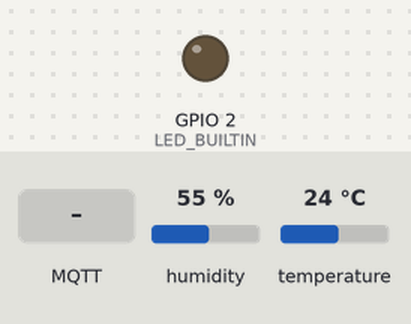
This sketch was run on a simulated ESP32. Parts: output pins drawn as LEDs (lit = HIGH). Wiring (inferred from the names in the program): HTU21/Si7021 sensor at I2C address 0x40. Inputs (shaded band) come from the test bench; at power-on: humidity 55 %, temperature 24 °C. WiFi joins after 1.5 s; servers stay silent unless stated; no MQTT or app messages arrive unless stated; what the sketch prints to the serial monitor is not drawn.

Above: at 0.0 s.
At 3.8 s:
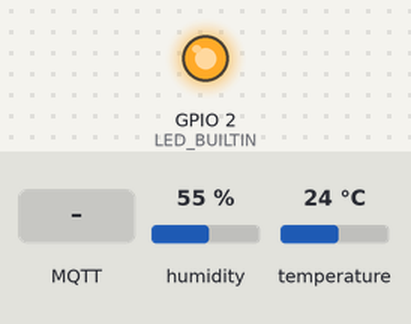
3.9 s: MQTT message "on" arrives on the first subscribed topic
5.5 s: MQTT message "on" arrives on the second subscribed topic
Timing chart, 0 to 8.5 s (numbered marks = the images above; inputs shaded):
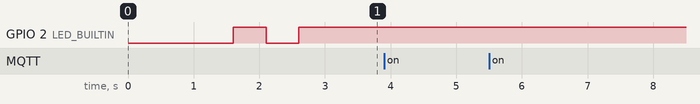

Measured:
- after the input at 3.9 s, every drawn part: stays the same
- after the input at 5.5 s, every drawn part: stays the same

The sketch:

pjth1.ino
```cpp
#include <ArduinoJson.h>
#include <WiFi.h>
#include <PubSubClient.h>
WiFiClient client;
PubSubClient mqtt(client);
#define WIFI_STA_NAME "105/712"
#define WIFI_STA_PASS "0934649179"
#define MQTT_SERVER   "electsut.trueddns.com"
#define MQTT_PORT     27860
#define MQTT_USERNAME ""
#define MQTT_PASSWORD ""
#define MQTT_NAME     "B6222932"
#define LED_PIN 23
#define sw 5
/////////////////////////temp//////////////////
#include <Wire.h>
#define si7021 0x40
bool WireEnd(){
  unsigned char err;
  err = Wire.endTransmission();
  if(err){
    Serial.print("Error: ");
    Serial.println(err);
         }
  return !err;
              }
/////////////////////////////////////////////////
DynamicJsonDocument docd(1024);
DynamicJsonDocument docs1(1024);
DynamicJsonDocument docs2(1024);
char input1[256];
char output1[256];
char output2[256];
String st_sp = "";
int delay1 = 1000;
void callback(char* topic, byte* payload, unsigned int length){
  Serial.print("Topic = ");
  Serial.println(topic);
  deserializeJson(docd,payload,length);
  serializeJson(docd,input1);
  std::string tp = topic;
  if(tp == "innoproject/group2/control1"){
    int control_start_stop = docd["control1"];
//    Serial.println(control_start_stop);
    if(control_start_stop == 1){
      Serial.println("1");
      st_sp = "on";
                               }
    else if(control_start_stop == 0){
      Serial.println("0");
      st_sp = "off";
                                    }
                                        }
  if(tp == "innoproject/group2/delay1"){
     int de = docd["delay1"];
     Serial.println(de);
     if (de == 1){
      delay1 = 1000;
      Serial.println(delay1);
                 }
     else if (de == 5){
      delay1 = 5000;
      Serial.println(delay1);
                       }
     else if (de == 10){
      delay1 = 10000;
      Serial.println(delay1);
                       }

                                        }


                                                              }
void setup() {
  //////////////////////temp///////////////////////////////
  bool success;
  unsigned int data;
  Serial.begin(115200);
  delay(1000);
  Wire.begin();
  //reset chip
  Serial.println("starting up si7021 sensor...");
  Wire.beginTransmission(si7021);
  Wire.write(0xFE);
  WireEnd();
  delay(100);

  // Get firmware Revision
  Serial.print("Firmware Revision");
  Wire.beginTransmission(si7021);
  Wire.write(0x84);
  Wire.write(0xB8);
  success = WireEnd();
  if(success){
    Wire.requestFrom(si7021,1);
    if(Wire.available()==1){
      data = Wire.read();
      Serial.print(data,HEX);//0xFF v1.0, 0x20 v2.0
      Serial.println();
                           }
             }
     else{
      Serial.println("Firmware version command not supported!");
         }


  //////////////////////////////////////////////////////
  pinMode(LED_BUILTIN, OUTPUT);
  Serial.println();
  Serial.println();
  Serial.print("Connecting to ");
  Serial.println(WIFI_STA_NAME);
  WiFi.mode(WIFI_STA);
  WiFi.begin(WIFI_STA_NAME, WIFI_STA_PASS);
  while (WiFi.status() != WL_CONNECTED) {
    delay(500);
    Serial.print(".");
    digitalWrite(LED_BUILTIN, !digitalRead(LED_BUILTIN));
  }
  digitalWrite(LED_BUILTIN, HIGH);
  Serial.println("");
  Serial.println("WiFi connected");
  Serial.println("IP address: ");
  Serial.println(WiFi.localIP());
  mqtt.setServer(MQTT_SERVER, MQTT_PORT);
  mqtt.setCallback(callback);
}
void loop() {
  if (mqtt.connected() == false) {
    Serial.print("MQTT connecting... ");
    if (mqtt.connect(MQTT_NAME, MQTT_USERNAME, MQTT_PASSWORD))
    {
      Serial.println("connected");
      mqtt.subscribe("innoproject/group2/control1");
      mqtt.subscribe("innoproject/group2/delay1");
    }
    else {
      Serial.println("failed");
      delay(1000);
          }
                                  }
  else {
       ///////////////////////temp///////////////////////
        unsigned int data[2];
        // Humidity measurement
        Wire.beginTransmission(si7021);
        Wire.write(0xF5);
        WireEnd();
        delay(100);
        Wire.requestFrom(si7021,2); //read 2 byte
        if(Wire.available()==2){
          data[0] = Wire.read();
          data[1] = Wire.read();
                               }
        unsigned int tmp = (data[0] << 8) + data[1];
        float humidity = ((125.0 * tmp) / 65536.0) -6;
        // Temperture measure
        Wire.beginTransmission(si7021);
        Wire.write(0xF3);
        WireEnd();
        delay(100);
        Wire.requestFrom(si7021,2); //read 2 byte
        if(Wire.available()==2){
          data[0] = Wire.read();
          data[1] = Wire.read();
                               }
        tmp = (data[0] << 8) + data[1];
        float celsiusTemp = ((175.72 * tmp) / 65536.0) - 46.85;
//        Serial.print("Humidity (% RH) ");
//        Serial.print(humidity);
//        Serial.print("Temperture (C) ");
//        Serial.println(celsiusTemp);
       /////////////////////////////////////////////////
          mqtt.loop();
          docs1["Humidity1"] = humidity;
          docs1["temperature1"] = celsiusTemp;
          serializeJson(docs1,output1);
          if(st_sp == "on"){
          mqtt.publish("innoproject/group2/measure1",output1);
                           }
          else if(st_sp == "off"){
          mqtt.publish("innoproject/group2/measure1",".......");
                           }
          delay(delay1);
       }
            }
```
